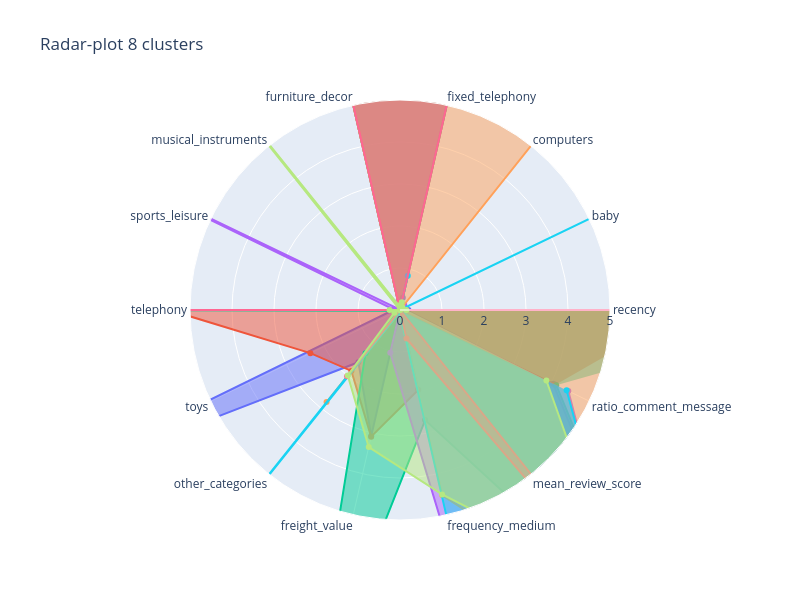

The cell this chart's notebook holds for it:
### Markdown cell above
### radar plot centroids

### Code cell
plot_clusters_radar(centroid_normalized_8)

### Figure 1 — Plotly figure (JSON) as saved in the notebook; plotly's stock layout.template omitted (floating-point values rounded to 4 significant figures)
{"data": [{"fill": "toself", "name": "Cluster 0", "r": [0.2009, 0, 0, 0.2993, 0.202, 0, 5.551e-17, 0.1624, 10.0, 1.59, 3.074, 0, 9.714, 4.049], "theta": ["recency", "baby", "computers", "fixed_telephony", "furniture_decor", "musical_instruments", "sports_leisure", "telephony", "toys", "other_categories", "freight_value", "frequency_medium", "mean_review_score", "ratio_comment_message"], "type": "scatterpolar"}, {"fill": "toself", "name": "Cluster 1", "r": [6.8, 0, 0, 5.82, 5.323, 0, 5.551e-17, 5.497, 2.368, 1.856, 3.093, 1.95, 0, 4.108], "theta": ["recency", "baby", "computers", "fixed_telephony", "furniture_decor", "musical_instruments", "sports_leisure", "telephony", "toys", "other_categories", "freight_value", "frequency_medium", "mean_review_score", "ratio_comment_message"], "type": "scatterpolar"}, {"fill": "toself", "name": "Cluster 2", "r": [10, 0, 0, 10, 10, 0, 5.551e-17, 10, 0.03937, 1.315, 10, 2.689, 9.924, 4.128], "theta": ["recency", "baby", "computers", "fixed_telephony", "furniture_decor", "musical_instruments", "sports_leisure", "telephony", "toys", "other_categories", "freight_value", "frequency_medium", "mean_review_score", "ratio_comment_message"], "type": "scatterpolar"}, {"fill": "toself", "name": "Cluster 3", "r": [0.1378, 0, 0.1626, 0, 0.1939, 0.02168, 10.0, 0.1199, 0.08216, 0, 1.043, 7.52, 8.348, 4.448], "theta": ["recency", "baby", "computers", "fixed_telephony", "furniture_decor", "musical_instruments", "sports_leisure", "telephony", "toys", "other_categories", "freight_value", "frequency_medium", "mean_review_score", "ratio_comment_message"], "type": "scatterpolar"}, {"fill": "toself", "name": "Cluster 4", "r": [7.45, 0, 10.0, 6.606, 8.098, 0.000689, 5.551e-17, 6.226, 0.004178, 2.804, 0.0496, 4.526, 9.973, 10], "theta": ["recency", "baby", "computers", "fixed_telephony", "furniture_decor", "musical_instruments", "sports_leisure", "telephony", "toys", "other_categories", "freight_value", "frequency_medium", "mean_review_score", "ratio_comment_message"], "type": "scatterpolar"}, {"fill": "toself", "name": "Cluster 5", "r": [0, 10, 0, 0.8348, 0, 0, 0, 0, 0, 10, 0.05581, 10, 8.379, 4.403], "theta": ["recency", "baby", "computers", "fixed_telephony", "furniture_decor", "musical_instruments", "sports_leisure", "telephony", "toys", "other_categories", "freight_value", "frequency_medium", "mean_review_score", "ratio_comment_message"], "type": "scatterpolar"}, {"fill": "toself", "name": "Cluster 6", "r": [9.036, 0, 0, 7.416, 7.38, 0, 5.551e-17, 7.436, 0.0004195, 2.019, 0, 0.6943, 10, 0], "theta": ["recency", "baby", "computers", "fixed_telephony", "furniture_decor", "musical_instruments", "sports_leisure", "telephony", "toys", "other_categories", "freight_value", "frequency_medium", "mean_review_score", "ratio_comment_message"], "type": "scatterpolar"}, {"fill": "toself", "name": "Cluster 7", "r": [0.1525, 0, 0.08995, 0.1913, 0.1073, 10, 5.551e-17, 0.2488, 0.1475, 1.995, 3.346, 4.505, 8.357, 3.869], "theta": ["recency", "baby", "computers", "fixed_telephony", "furniture_decor", "musical_instruments", "sports_leisure", "telephony", "toys", "other_categories", "freight_value", "frequency_medium", "mean_review_score", "ratio_comment_message"], "type": "scatterpolar"}], "layout": {"height": 600, "polar": {"radialaxis": {"range": [0, 5], "visible": true}}, "showlegend": false, "title": {"text": "Radar-plot 8 clusters"}, "width": 800}}
